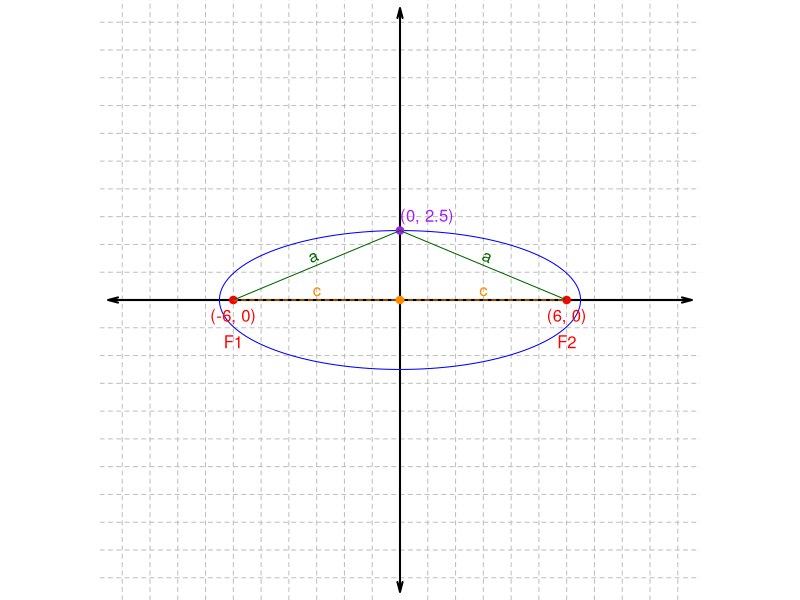
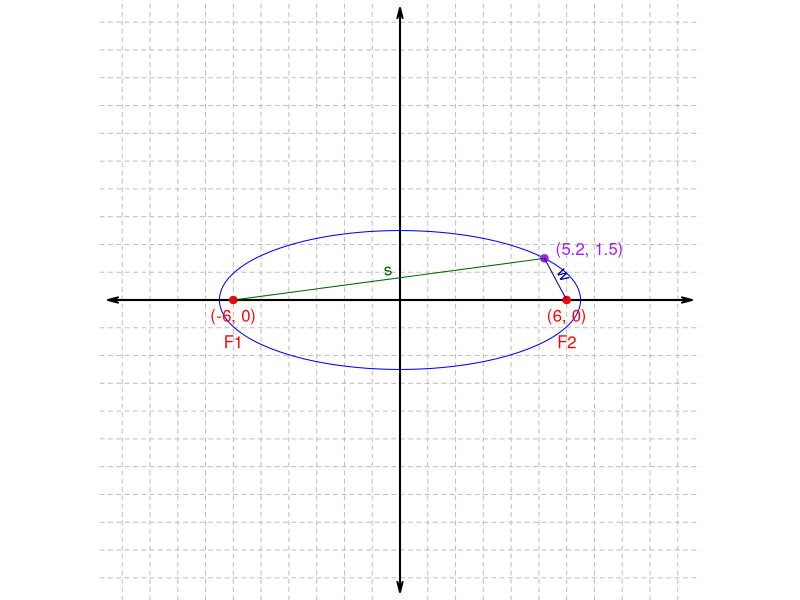
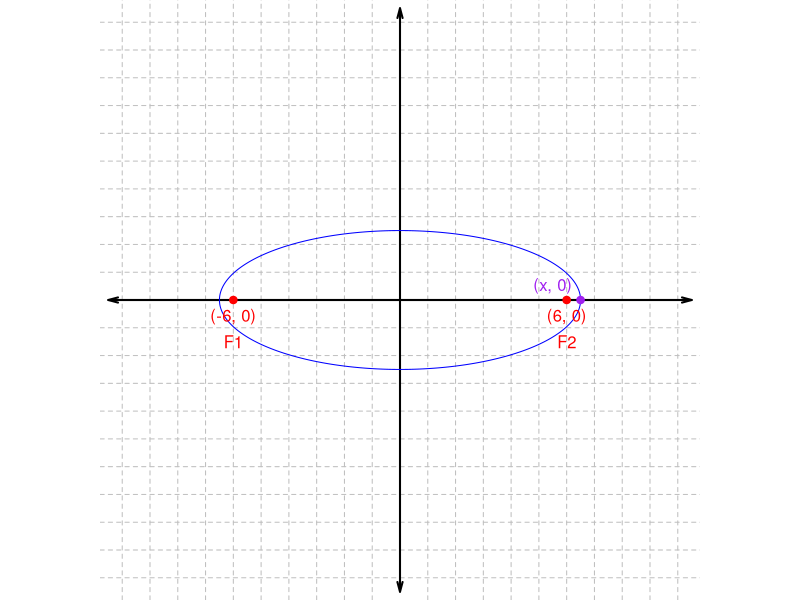

Generate these figures, in order, with R:
## ---- chunk 1
trips = list(c(3,4,5),
             c(5,12,13),
             c(8,15,17),
             c(7,24,25),
             c(20,21,29),
             c(12,35,37),
             c(9,40,41),
             c(28,45,53),
             c(11,60,61),
             c(16,63,65),
             c(33,56,65),
             c(48,55,73),
             c(13,84,85),
             c(36,77,85),
             c(39,80,89),
             c(65,72,97))
while(T){
  whichi = sample(1:length(trips),1)
  trip = trips[[whichi]]
  maxmult = floor(100/trip[3])
  mult = sample(1:maxmult,1)
  trip = mult*trip
  a = trip[3]/10
  www = sample(1:2,2)
  b = trip[www[1]]/10
  c = trip[www[2]]/10
  if(c/a<0.95 && a>5){break}
}

i=0
while(T){
  i=i+1
  thsp = runif(1,pi/8,pi/2-pi/8)
  xx = round(a*cos(thsp),2)
  yy = round(b*sin(thsp),2)
  s = sqrt((xx+c)^2+yy^2)
  t = sqrt((xx-c)^2+yy^2)
  spt = s+t
  if(round(spt,2)==2*a && round(s,2)==round(s,1) && round(t,2)==round(t,1) && xx!=c && ((round(xx,1)==xx && round(yy,1)==yy) || i>1000)){break}
}
w = t

wh1 = sample(1:5,1)
ac1 = a+0.1*(1:5-wh1)
sol1 = paste0(1*(1:5==wh1),collapse="")
ac2 = 2*ac1
sol2 = sol1
wh3 = sample(1:5,1)
ac3 = c+0.1*(1:5-wh3)
sol3 = paste0(1*(1:5==wh3),collapse="")
ac4 = 2*ac3
sol4 = sol3

wh5 = sample(1:5,1)
ac5 = round(s,1)+0.1*(1:5-wh5)
sol5 = paste0(1*(1:5==wh5),collapse="")

wh6 = sample(1:5,1)
ac6 = round(w,1)+0.1*(1:5-wh6)
sol6 = paste0(1*(1:5==wh6),collapse="")


ac = c(ac1,ac2,ac3,ac4,ac5,ac6,ac2,ac1)
al = paste0("* ",ac,collapse="\n")
sols = c(sol1,sol2,sol3,sol4,sol5,sol6,sol2,sol1)
## ---- chunk 2
par(mar=c(0,0,0,0),pty="s")
plot(0,0,type="n",xlim=c(-10,10),ylim=c(-10,10),axes=F,ann=F)
for(i in 1:10){
  abline(h=i,lty=2,col="grey")
  abline(h=-i,lty=2,col="grey")
  abline(v=i,lty=2,col="grey")
  abline(v=-i,lty=2,col="grey")
}
arrows(-10.5,0,10.5,0,length=0.1,angle=15,code=3,lwd=2)
arrows(0,-10.5,0,10.5,length=0.1,angle=15,code=3,lwd=2)
th = seq(0,2*pi,length.out=1000)
x = a*cos(th)
y = b*sin(th)
polygon(x,y,border="blue")
points(c(-c,c),c(0,0),col="red",pch=19)
text(-c,-0.6,paste0("(",-c,", 0)"),col="red")
text(c,-0.6,paste0("(",c,", 0)"),col="red")
text(-c,-1.5,paste0("F1"),col="red")
text(c,-1.5,paste0("F2"),col="red")
lines(c(-c,c),c(0,0),col="darkorange",lty=2)
text(-c/2,0.3,"c",col="darkorange")
text(c/2,0.3,"c",col="darkorange")
points(0,0,pch=19,col="darkorange")
points(0,b,col="purple",pch=19)
text(0,b+0.5,paste0("(0, ",b,")"),adj=0,col="purple")
lines(c(-c,0),c(0,b),col="darkgreen")
th = atan(b/c)
text(-c/2+0.3*cos(th+pi/2),
     b/2+0.3*sin(th+pi/2),
     "a",
     srt=th/pi*180,col="darkgreen")
lines(c(c,0),c(0,b),col="darkgreen")
th = atan(b/c)
text(c/2+0.3*cos(-th+pi/2),
     b/2+0.3*sin(-th+pi/2),
     "a",
     srt=-th/pi*180,col="darkgreen")
## ---- chunk 3
par(mar=c(0,0,0,0),pty="s")
plot(0,0,type="n",xlim=c(-10,10),ylim=c(-10,10),axes=F,ann=F)
for(i in 1:10){
  abline(h=i,lty=2,col="grey")
  abline(h=-i,lty=2,col="grey")
  abline(v=i,lty=2,col="grey")
  abline(v=-i,lty=2,col="grey")
}
arrows(-10.5,0,10.5,0,length=0.1,angle=15,code=3,lwd=2)
arrows(0,-10.5,0,10.5,length=0.1,angle=15,code=3,lwd=2)
th = seq(0,2*pi,length.out=1000)
x = a*cos(th)
y = b*sin(th)
polygon(x,y,border="blue")
points(c(-c,c),c(0,0),col="red",pch=19)
text(-c,-0.6,paste0("(",-c,", 0)"),col="red")
text(c,-0.6,paste0("(",c,", 0)"),col="red")
text(-c,-1.5,paste0("F1"),col="red")
text(c,-1.5,paste0("F2"),col="red")

points(xx,yy,col="purple",pch=19)
lines(c(-c,xx),c(0,yy),col="darkgreen")
th1 = atan(yy/(xx+c))
text((xx-c)/2+0.3*cos(th1+pi/2),
     yy/2+0.3*sin(th1+pi/2),
     "s",
     srt=th1/pi*180,col="darkgreen")
lines(c(c,xx),c(0,yy),col="darkblue")
th1 = atan(yy/(xx-c))
text((xx+c)/2+0.3*cos(th1+pi/2),
     yy/2+0.3*sin(th1+pi/2),
     "w",
     srt=th1/pi*180,col="darkblue")

text(xx+0.5*cos(thsp),yy+0.5*sin(thsp),
     paste0("(",xx,", ",yy,")",collapse=""),adj=0,col="purple")

## ---- chunk 4
par(mar=c(0,0,0,0),pty="s")
plot(0,0,type="n",xlim=c(-10,10),ylim=c(-10,10),axes=F,ann=F)
for(i in 1:10){
  abline(h=i,lty=2,col="grey")
  abline(h=-i,lty=2,col="grey")
  abline(v=i,lty=2,col="grey")
  abline(v=-i,lty=2,col="grey")
}
arrows(-10.5,0,10.5,0,length=0.1,angle=15,code=3,lwd=2)
arrows(0,-10.5,0,10.5,length=0.1,angle=15,code=3,lwd=2)
th = seq(0,2*pi,length.out=1000)
x = a*cos(th)
y = b*sin(th)
polygon(x,y,border="blue")
points(c(-c,c),c(0,0),col="red",pch=19)
text(-c,-0.6,paste0("(",-c,", 0)"),col="red")
text(c,-0.6,paste0("(",c,", 0)"),col="red")
text(-c,-1.5,paste0("F1"),col="red")
text(c,-1.5,paste0("F2"),col="red")

points(a,0,col="purple",pch=19)
text(a-0.3,0.5,"(x, 0)",adj=1,col="purple")
